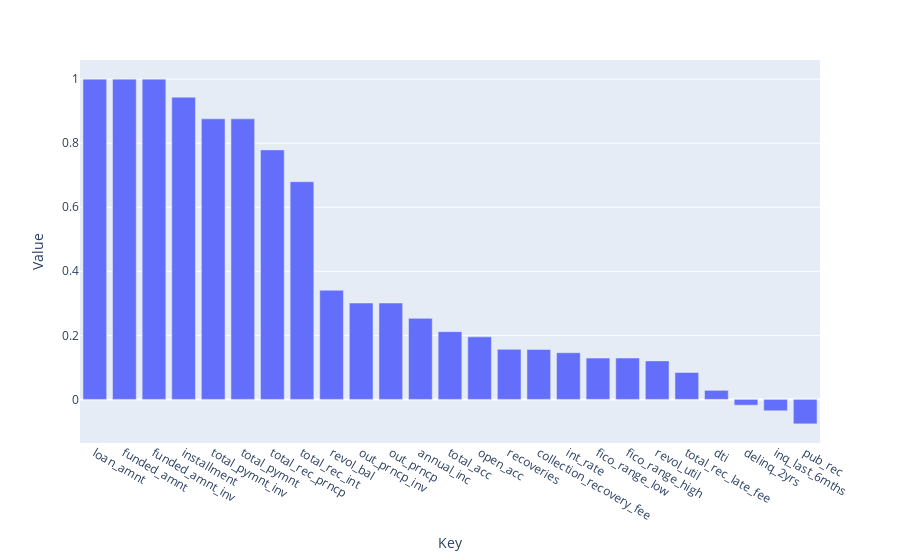

The code cell stored with this chart in its notebook:
### Code cell
fig = px.bar(correlations_df,x="Key",y="Value")
fig.show()

### Figure 1 — Plotly figure (JSON) as saved in the notebook; plotly's stock layout.template omitted (floating-point values rounded to 4 significant figures)
{"data": [{"hovertemplate": "Key=%{x}<br>Value=%{y}<extra></extra>", "legendgroup": "", "marker": {"color": "#636efa", "pattern": {"shape": ""}}, "name": "", "orientation": "v", "showlegend": false, "textposition": "auto", "type": "bar", "x": ["loan_amnt", "funded_amnt", "funded_amnt_inv", "installment", "total_pymnt_inv", "total_pymnt", "total_rec_prncp", "total_rec_int", "revol_bal", "out_prncp_inv", "out_prncp", "annual_inc", "total_acc", "open_acc", "recoveries", "collection_recovery_fee", "int_rate", "fico_range_low", "fico_range_high", "revol_util", "total_rec_late_fee", "dti", "delinq_2yrs", "inq_last_6mths", "pub_rec"], "xaxis": "x", "y": [1.0, 1.0, 1.0, 0.9438, 0.876, 0.876, 0.7791, 0.6798, 0.3408, 0.3009, 0.3009, 0.2531, 0.2114, 0.1953, 0.1563, 0.1558, 0.1457, 0.1291, 0.1291, 0.1202, 0.0839, 0.02824, -0.01818, -0.03562, -0.07643], "yaxis": "y"}], "layout": {"barmode": "relative", "legend": {"tracegroupgap": 0}, "margin": {"t": 60}, "xaxis": {"anchor": "y", "domain": [0, 1], "title": {"text": "Key"}}, "yaxis": {"anchor": "x", "domain": [0, 1], "title": {"text": "Value"}}}}
